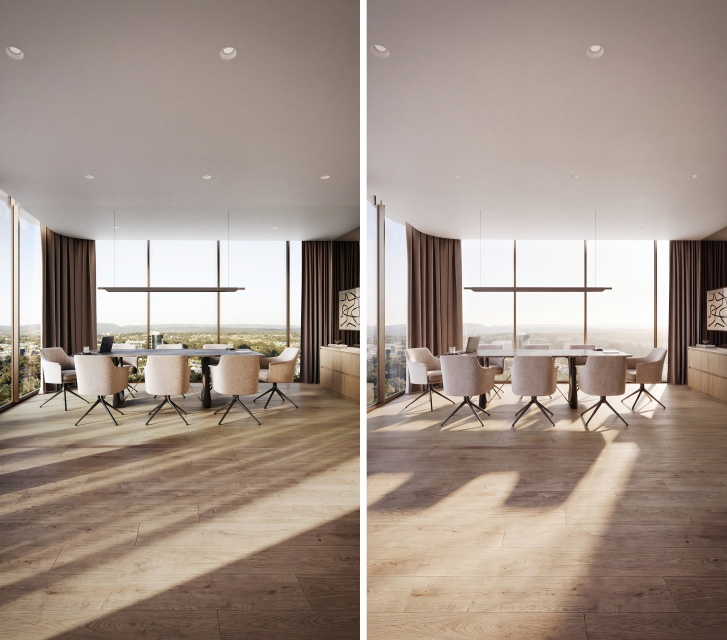
#> input picture projects/woomala-st-9x16/realism-test-04.jpg, 2180 x 1920 px (shown at 1/3 size)
$ python border.py ../woomala-st-9x16/realism-test-04.jpg
#> lines starting #> are read from the running program, lines starting #| are printed output that depends on the picture
#> in main, img is the input picture: PIL image 2180x1920 RGB; mean R, G, B 164, 148.7, 138.4
#!/usr/bin/env python3
"""White-border framing for 10x Visuals stills.

Puts a clean white mat around a photo for Instagram grid posts. Unlike the
first pass (24 Aug, SaltPM Kingscliff), the border is computed off the long
edge so the margin is optically even on every side, and the canvas can be
locked to a single aspect ratio so a mixed portrait/landscape carousel reads
as one consistent grid.

    python3 border.py IMAGE_OR_FOLDER [...] [options]

Common uses:
    # match the 24 Aug SaltPM look, but with even margins
    python3 border.py ~/Downloads/shoot --border 12 --ratio native

    # carousel-safe: every frame comes out 4:5 with the same mat
    python3 border.py ~/Downloads/shoot --border 8 --ratio 4:5
"""

import argparse
import sys
from pathlib import Path

from PIL import Image, ImageOps

EXTS = {".jpg", ".jpeg", ".png", ".tif", ".tiff", ".webp"}
RATIOS = {"1:1": 1.0, "4:5": 4 / 5, "5:4": 5 / 4, "3:4": 3 / 4, "9:16": 9 / 16}


def collect(paths):
    out = []
    for raw in paths:
        p = Path(raw).expanduser()
        if p.is_dir():
            out += sorted(f for f in p.iterdir() if f.suffix.lower() in EXTS)
        elif p.suffix.lower() in EXTS:
            out.append(p)
        else:
            print(f"skip (not an image): {p}", file=sys.stderr)
    return out


def frame(img, border_pct, ratio, bottom_weight, colour):
    """Mat `img` on a `colour` canvas.

    border_pct is a share of the photo's LONG edge, so the mat reads the same
    thickness whether the frame is portrait or landscape.
    """
#> called with border_pct = 12, bottom_weight = 1, colour = '#ffffff'
    img = ImageOps.exif_transpose(img)
    if img.mode not in ("RGB", "L"):
        img = img.convert("RGB")

    w, h = img.size
#> w = 2180; h = 1920
    margin = round(max(w, h) * border_pct / 100)
#> margin = 262

    canvas_w, canvas_h = w + margin * 2, h + margin * 2
#> canvas_w = 2704; canvas_h = 2444
    if ratio is not None:
        # grow the short side only — the photo is never cropped
        target = ratio  # width / height
        if canvas_w / canvas_h > target:
            canvas_h = round(canvas_w / target)
        else:
            canvas_w = round(canvas_h * target)

    x = (canvas_w - w) // 2
#> x = 262
    free_v = canvas_h - h
#> free_v = 524
    # bottom_weight 1.0 = dead centre; >1 sits the photo higher, the way a
    # print is matted so the bottom margin carries a little more visual weight
    y = round(free_v / (1 + bottom_weight))
#> y = 262

    canvas = Image.new("RGB", (canvas_w, canvas_h), colour)
#> canvas: PIL image 2704x2444 RGB; every value is 255
    canvas.paste(img, (x, y))
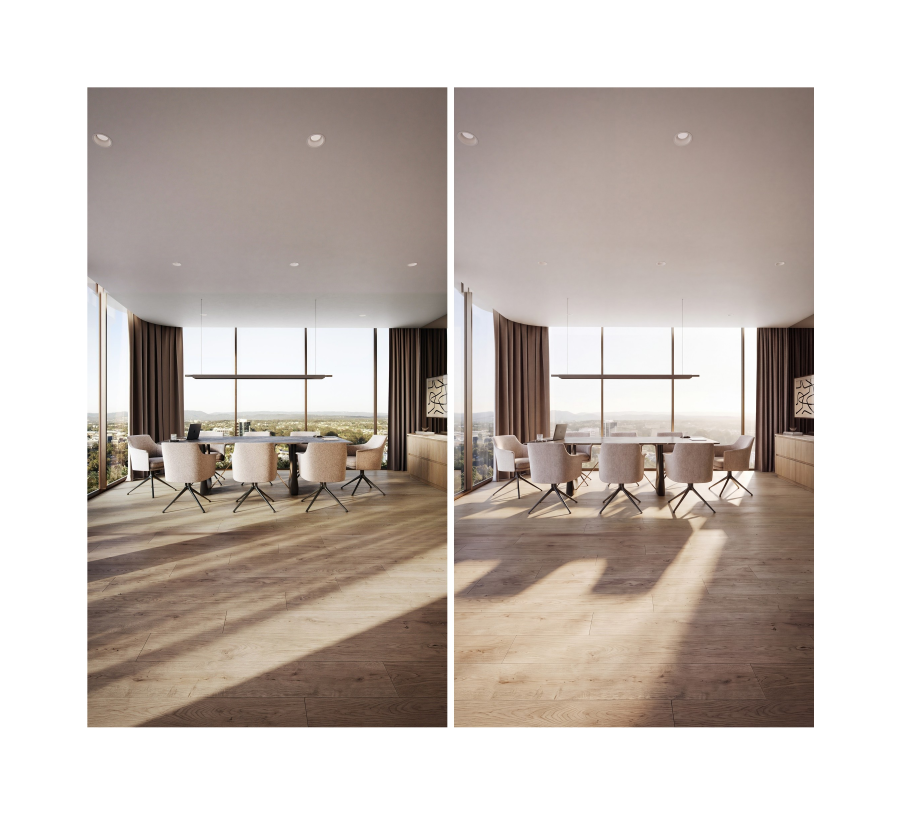
#> canvas: PIL image 2704x2444 RGB (shown at 1/3 size); mean R, G, B 197.4, 187.7, 181.2
    return canvas


def main():
    ap = argparse.ArgumentParser(description="Add a white mat to photos for IG.")
    ap.add_argument("inputs", nargs="+", help="image files and/or folders")
    ap.add_argument("--border", type=float, default=12.0,
                    help="mat thickness as %% of the photo's long edge (default 12, the 24 Aug SaltPM setting)")
    ap.add_argument("--ratio", default="native",
                    help="output aspect: native, 1:1, 4:5, 5:4, 3:4, 9:16 (default native)")
    ap.add_argument("--bottom-weight", type=float, default=1.0,
                    help="1.0 centres the photo; 1.15 leaves a slightly heavier bottom margin")
    ap.add_argument("--colour", default="#ffffff", help="mat colour (default pure white)")
    ap.add_argument("--out", default=None,
                    help="output folder (default: a 'bordered' folder beside the first input)")
    ap.add_argument("--suffix", default="-border", help="filename suffix (default -border)")
    ap.add_argument("--max-edge", type=int, default=2048,
                    help="cap the finished canvas's long edge, in px (default 2048; 0 keeps full res)")
    ap.add_argument("--quality", type=int, default=95, help="JPEG quality (default 95)")
    args = ap.parse_args()

    files = collect(args.inputs)
    if not files:
        sys.exit("no images found")

    if args.ratio.lower() in ("native", "none"):
        ratio = None
    elif args.ratio in RATIOS:
        ratio = RATIOS[args.ratio]
    else:
        sys.exit(f"unknown ratio {args.ratio!r} — use native or one of {', '.join(RATIOS)}")

    out_dir = Path(args.out).expanduser() if args.out else files[0].parent / "bordered"
    out_dir.mkdir(parents=True, exist_ok=True)

    for f in files:
        with Image.open(f) as img:
            framed = frame(img, args.border, ratio, args.bottom_weight, args.colour)
        if args.max_edge and max(framed.size) > args.max_edge:
            framed.thumbnail((args.max_edge, args.max_edge), Image.LANCZOS)
        dest = out_dir / f"{f.stem}{args.suffix}.jpg"
        framed.save(dest, "JPEG", quality=args.quality, subsampling=0, optimize=True)
        print(f"{f.name}  ->  {dest.name}  ({framed.width}x{framed.height})")
#| realism-test-04.jpg  ->  realism-test-04-border.jpg  (2048x1851)

    print(f"\n{len(files)} file(s) written to {out_dir}")


if __name__ == "__main__":
    main()
